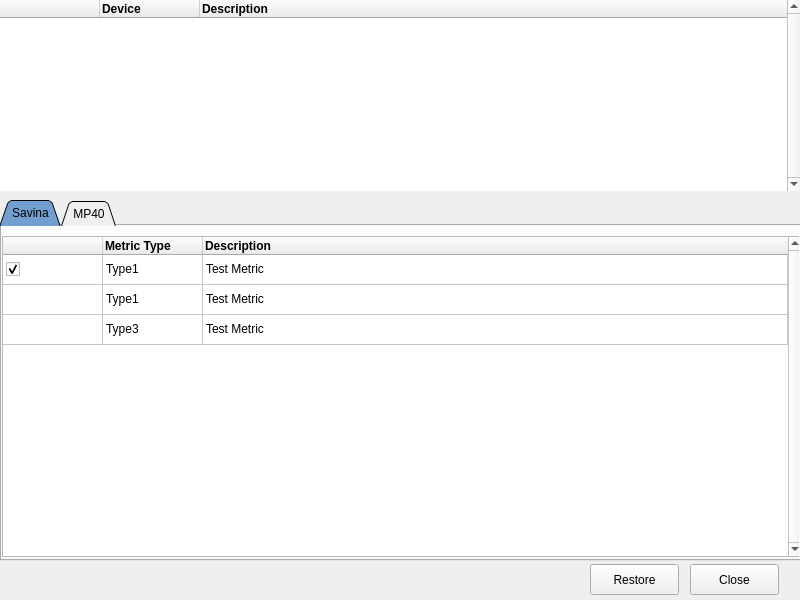
<?xml version="1.0" encoding="UTF-8"?>
<ui version="4.0">
 <class>MetricItemsDisplayConfigForm</class>
 <widget class="QWidget" name="MetricItemsDisplayConfigForm">
  <property name="geometry">
   <rect>
    <x>0</x>
    <y>0</y>
    <width>800</width>
    <height>600</height>
   </rect>
  </property>
  <property name="windowTitle">
   <string>Form</string>
  </property>
  <widget class="QTableWidget" name="devices_tableWidget">
   <property name="geometry">
    <rect>
     <x>0</x>
     <y>0</y>
     <width>801</width>
     <height>191</height>
    </rect>
   </property>
   <property name="frameShape">
    <enum>QFrame::NoFrame</enum>
   </property>
   <property name="verticalScrollBarPolicy">
    <enum>Qt::ScrollBarAlwaysOn</enum>
   </property>
   <property name="horizontalScrollBarPolicy">
    <enum>Qt::ScrollBarAlwaysOff</enum>
   </property>
   <property name="selectionMode">
    <enum>QAbstractItemView::NoSelection</enum>
   </property>
   <attribute name="horizontalHeaderStretchLastSection">
    <bool>true</bool>
   </attribute>
   <attribute name="verticalHeaderVisible">
    <bool>false</bool>
   </attribute>
   <column>
    <property name="text">
     <string/>
    </property>
   </column>
   <column>
    <property name="text">
     <string>Device</string>
    </property>
    <property name="font">
     <font>
      <bold>true</bold>
     </font>
    </property>
    <property name="textAlignment">
     <set>AlignLeading|AlignVCenter</set>
    </property>
   </column>
   <column>
    <property name="text">
     <string>Description</string>
    </property>
    <property name="font">
     <font>
      <bold>true</bold>
     </font>
    </property>
    <property name="textAlignment">
     <set>AlignLeading|AlignVCenter</set>
    </property>
   </column>
  </widget>
  <widget class="QPushButton" name="restore_pushButton">
   <property name="geometry">
    <rect>
     <x>590</x>
     <y>564</y>
     <width>89</width>
     <height>31</height>
    </rect>
   </property>
   <property name="text">
    <string>Restore</string>
   </property>
  </widget>
  <widget class="QPushButton" name="close_pushButton">
   <property name="geometry">
    <rect>
     <x>690</x>
     <y>564</y>
     <width>89</width>
     <height>31</height>
    </rect>
   </property>
   <property name="text">
    <string>Close</string>
   </property>
  </widget>
  <widget class="QTabWidget" name="deviceMetric_tabWidget">
   <property name="geometry">
    <rect>
     <x>0</x>
     <y>200</y>
     <width>801</width>
     <height>361</height>
    </rect>
   </property>
   <property name="styleSheet">
    <string notr="true">QTabBar::tab:selected {
	background-color: rgb(114, 159, 207);
}

QTabBar::tab:!selected {
	background-color: rgb(186, 189, 182);
}</string>
   </property>
   <property name="tabShape">
    <enum>QTabWidget::Triangular</enum>
   </property>
   <property name="currentIndex">
    <number>0</number>
   </property>
   <widget class="QWidget" name="savina_tab">
    <attribute name="title">
     <string>Savina</string>
    </attribute>
    <widget class="QTableWidget" name="savina_tableWidget">
     <property name="geometry">
      <rect>
       <x>0</x>
       <y>10</y>
       <width>801</width>
       <height>321</height>
      </rect>
     </property>
     <property name="styleSheet">
      <string notr="true">QTableWidget::indicator:checked {
	left: 100px;
}</string>
     </property>
     <property name="verticalScrollBarPolicy">
      <enum>Qt::ScrollBarAlwaysOn</enum>
     </property>
     <property name="selectionMode">
      <enum>QAbstractItemView::SingleSelection</enum>
     </property>
     <property name="selectionBehavior">
      <enum>QAbstractItemView::SelectRows</enum>
     </property>
     <attribute name="horizontalHeaderStretchLastSection">
      <bool>true</bool>
     </attribute>
     <attribute name="verticalHeaderVisible">
      <bool>false</bool>
     </attribute>
     <row>
      <property name="text">
       <string>新增列</string>
      </property>
     </row>
     <row>
      <property name="text">
       <string>新增列</string>
      </property>
     </row>
     <row>
      <property name="text">
       <string>新增列</string>
      </property>
     </row>
     <column>
      <property name="text">
       <string/>
      </property>
     </column>
     <column>
      <property name="text">
       <string>Metric Type</string>
      </property>
      <property name="font">
       <font>
        <bold>true</bold>
       </font>
      </property>
      <property name="textAlignment">
       <set>AlignLeading|AlignVCenter</set>
      </property>
     </column>
     <column>
      <property name="text">
       <string>Description</string>
      </property>
      <property name="font">
       <font>
        <bold>true</bold>
       </font>
      </property>
      <property name="textAlignment">
       <set>AlignLeading|AlignVCenter</set>
      </property>
     </column>
     <item row="0" column="0">
      <property name="text">
       <string/>
      </property>
      <property name="textAlignment">
       <set>AlignCenter</set>
      </property>
      <property name="checkState">
       <enum>Checked</enum>
      </property>
      <property name="flags">
       <set>NoItemFlags</set>
      </property>
     </item>
     <item row="0" column="1">
      <property name="text">
       <string>Type1</string>
      </property>
      <property name="flags">
       <set>NoItemFlags</set>
      </property>
     </item>
     <item row="0" column="2">
      <property name="text">
       <string>Test Metric</string>
      </property>
      <property name="flags">
       <set>NoItemFlags</set>
      </property>
     </item>
     <item row="1" column="0">
      <property name="text">
       <string/>
      </property>
      <property name="textAlignment">
       <set>AlignCenter</set>
      </property>
      <property name="flags">
       <set>NoItemFlags</set>
      </property>
     </item>
     <item row="1" column="1">
      <property name="text">
       <string>Type1</string>
      </property>
      <property name="flags">
       <set>NoItemFlags</set>
      </property>
     </item>
     <item row="1" column="2">
      <property name="text">
       <string>Test Metric</string>
      </property>
      <property name="flags">
       <set>NoItemFlags</set>
      </property>
     </item>
     <item row="2" column="0">
      <property name="text">
       <string/>
      </property>
      <property name="textAlignment">
       <set>AlignCenter</set>
      </property>
      <property name="flags">
       <set>NoItemFlags</set>
      </property>
     </item>
     <item row="2" column="1">
      <property name="text">
       <string>Type3</string>
      </property>
      <property name="flags">
       <set>NoItemFlags</set>
      </property>
     </item>
     <item row="2" column="2">
      <property name="text">
       <string>Test Metric</string>
      </property>
      <property name="flags">
       <set>NoItemFlags</set>
      </property>
     </item>
    </widget>
   </widget>
   <widget class="QWidget" name="mp40_tab">
    <attribute name="title">
     <string>MP40</string>
    </attribute>
    <widget class="QTableWidget" name="mp40_tableWidget">
     <property name="geometry">
      <rect>
       <x>0</x>
       <y>10</y>
       <width>801</width>
       <height>321</height>
      </rect>
     </property>
     <property name="verticalScrollBarPolicy">
      <enum>Qt::ScrollBarAlwaysOn</enum>
     </property>
     <property name="selectionMode">
      <enum>QAbstractItemView::SingleSelection</enum>
     </property>
     <property name="selectionBehavior">
      <enum>QAbstractItemView::SelectRows</enum>
     </property>
     <attribute name="horizontalHeaderStretchLastSection">
      <bool>true</bool>
     </attribute>
     <attribute name="verticalHeaderVisible">
      <bool>false</bool>
     </attribute>
     <row>
      <property name="text">
       <string>新增列</string>
      </property>
     </row>
     <column>
      <property name="text">
       <string/>
      </property>
     </column>
     <column>
      <property name="text">
       <string>Metric Type</string>
      </property>
      <property name="font">
       <font>
        <bold>true</bold>
       </font>
      </property>
      <property name="textAlignment">
       <set>AlignLeading|AlignVCenter</set>
      </property>
     </column>
     <column>
      <property name="text">
       <string>Description</string>
      </property>
      <property name="font">
       <font>
        <bold>true</bold>
       </font>
      </property>
      <property name="textAlignment">
       <set>AlignLeading|AlignVCenter</set>
      </property>
     </column>
     <item row="0" column="0">
      <property name="text">
       <string/>
      </property>
      <property name="textAlignment">
       <set>AlignCenter</set>
      </property>
      <property name="checkState">
       <enum>Unchecked</enum>
      </property>
      <property name="flags">
       <set>NoItemFlags</set>
      </property>
     </item>
     <item row="0" column="1">
      <property name="text">
       <string>Type2</string>
      </property>
      <property name="flags">
       <set>NoItemFlags</set>
      </property>
     </item>
     <item row="0" column="2">
      <property name="text">
       <string>Test Metric</string>
      </property>
      <property name="flags">
       <set>NoItemFlags</set>
      </property>
     </item>
    </widget>
   </widget>
  </widget>
 </widget>
 <resources/>
 <connections/>
</ui>
